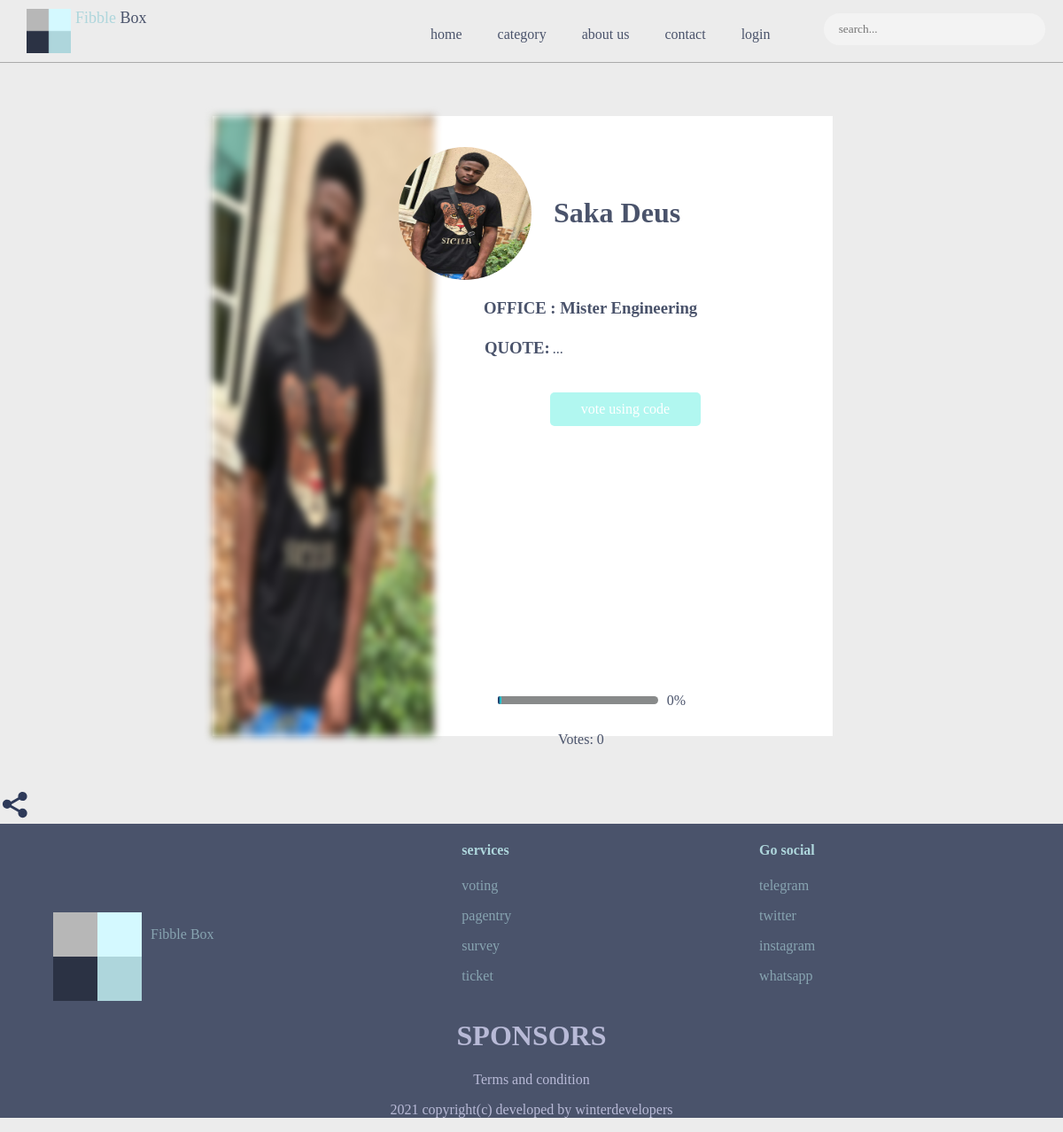
Page /candidate/12/ on the earlier database version.
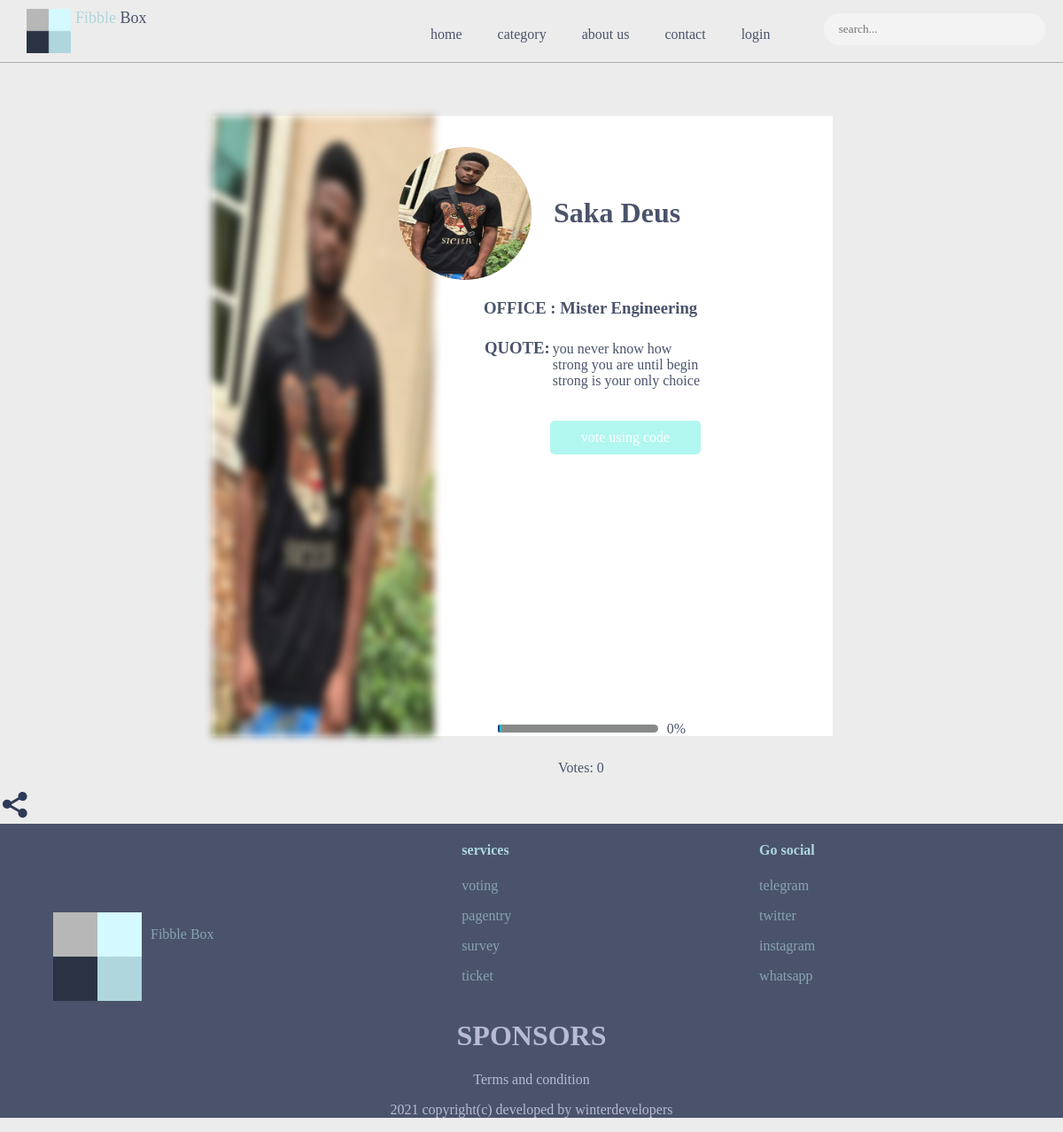
Same page on the later database version.
### fibblebox_app/models.py (models this page shows, shortened)
class Candidate(models.Model):
    event = models.ForeignKey(Event, on_delete=models.CASCADE, related_name='event_candidate')
    office = models.ForeignKey(Office, on_delete=models.CASCADE, related_name='candidate_office', null=True)
    name = models.CharField(max_length=100)
    quote = models.CharField(max_length=250)
    background_image = models.ImageField()
    personal_image = models.ImageField()
    votes = models.IntegerField()
    @property
    def background_image_URL(self):
        try:
            image =   self.background_image.url
        except:
            image = ''
        return image
    @property
    def personal_image_URL(self):
        try:
            image = self.personal_image.url
        except:
            image = ''
        return image
        total_votes = sum([vote  for vote in range(0,self.votes - 1)])
        return total_votes

class Office(models.Model):
    event = models.ForeignKey(Event, on_delete=models.CASCADE, related_name='event_office')
    office_name = models.CharField(max_length=200)
    @property
    def office_total_votes(self):
        votes = self.candidate_office.all()
        office_votes = sum([x.votes for x in votes])
        return office_votes
    def __str__(self):
        return self.office_name

### fibblebox_app/views.py (the view, shortened to what this page needs)
# urls.py: path('candidate/<slug:id>/', candidate, name='candidate'),
def candidate(request, id):
    candidate = get_object_or_404(Candidate, id=id)
    coupon_code = votingCode.objects.all()
    share_string = 'vote me'
    coupon_list = []
    for x in coupon_code:
        coupon_list.append(x.coupon)
    print(coupon_list)
    context = {'candidate':candidate, 'share_string':share_string}
    template_name = 'candidate.html'
    return render(request, template_name, context)

### templates/candidate.html (shortened to what this page needs)
{% extends "base.html" %}
{% load static %}
{% block content %}
<div class="candidate">
    <img src="{{candidate.background_image_URL}}" alt='image'>
    <img class="candidate-img" src="{{candidate.personal_image_URL}}" alt="personal-image">
    <h1>{{candidate.name}}</h1>
    <div>
        <h3 style="margin-bottom: 3px; margin-top: 30px; margin-left: 25px;">OFFICE : {{candidate.office}}</h3>
        <div style="display: flex; flex-direction: row; margin-top: 1px;">
            <h3 style="padding: 1px; margin-left: 25px;">QUOTE: </h3>
            <p class="candidate-quote" style="inline-size: 170px;">{{candidate.quote}}</p>
        </div>
        <div style="position: relative;">
            <div id="candidate-code" class="candidate-code" > vote using code</div>
        </div>
       <div class="candidate-vote">
        </div>
        <div class="candidate-submit">
        </div>
        <div style="position: relative; height: 200px;">
            <div style="position: absolute; top:120%; left: 40%;"> Votes: {{candidate.votes}}</div>
            <div style="position: absolute; top:100%; left: 15%; background-color: rgb(136, 138, 138); height: 5px; width:65%; padding: 2px; border-radius: 5px;" ></div>
            <div style="position: absolute; top:100%; left: 15%;background-image:linear-gradient(to right, rgb(27, 18, 75),rgb(30, 247, 247));
             height:5px; width:{% widthratio candidate.votes candidate.office.office_total_votes 65 %}%; padding:2px; border-radius:5px;" ></div>
            <div style="position: absolute; top:98%; left: 85%;"> {% widthratio candidate.votes candidate.office.office_total_votes 100 %}% </div>
        </div>
    </div>
</div>
<div style="display: flex; flex-direction: row;" >
    <div id="candidate-share" class="candidate-share">
    </div>
</div>
{% endblock %}

Differences in the rows shown:
changed Candidate "Saka Deus": quote "..." → "you never know how strong you are until begin strong is your only choice"
